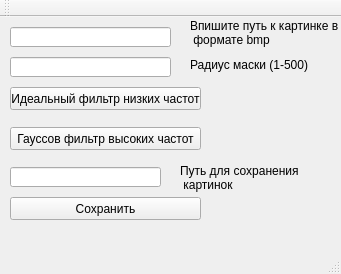
<?xml version="1.0" encoding="UTF-8"?>
<ui version="4.0">
 <class>MainWindow</class>
 <widget class="QMainWindow" name="MainWindow">
  <property name="geometry">
   <rect>
    <x>0</x>
    <y>0</y>
    <width>341</width>
    <height>274</height>
   </rect>
  </property>
  <property name="windowTitle">
   <string>MainWindow</string>
  </property>
  <widget class="QWidget" name="centralWidget">
   <widget class="QLineEdit" name="lineEdit">
    <property name="geometry">
     <rect>
      <x>10</x>
      <y>10</y>
      <width>161</width>
      <height>20</height>
     </rect>
    </property>
   </widget>
   <widget class="QLabel" name="label">
    <property name="geometry">
     <rect>
      <x>190</x>
      <y>0</y>
      <width>201</width>
      <height>31</height>
     </rect>
    </property>
    <property name="text">
     <string>Впишите путь к картинке в
 формате bmp</string>
    </property>
   </widget>
   <widget class="QPushButton" name="pushButton">
    <property name="geometry">
     <rect>
      <x>10</x>
      <y>70</y>
      <width>191</width>
      <height>23</height>
     </rect>
    </property>
    <property name="text">
     <string>Идеальный фильтр низких частот</string>
    </property>
   </widget>
   <widget class="QPushButton" name="pushButton_2">
    <property name="geometry">
     <rect>
      <x>10</x>
      <y>110</y>
      <width>191</width>
      <height>23</height>
     </rect>
    </property>
    <property name="text">
     <string>Гауссов фильтр высоких частот</string>
    </property>
   </widget>
   <widget class="QLineEdit" name="lineEdit_2">
    <property name="geometry">
     <rect>
      <x>10</x>
      <y>40</y>
      <width>161</width>
      <height>20</height>
     </rect>
    </property>
   </widget>
   <widget class="QLabel" name="label_2">
    <property name="geometry">
     <rect>
      <x>190</x>
      <y>40</y>
      <width>141</width>
      <height>16</height>
     </rect>
    </property>
    <property name="text">
     <string>Радиус маски (1-500)</string>
    </property>
   </widget>
   <widget class="QLabel" name="label_3">
    <property name="geometry">
     <rect>
      <x>180</x>
      <y>140</y>
      <width>151</width>
      <height>41</height>
     </rect>
    </property>
    <property name="text">
     <string>Путь для сохранения
 картинок</string>
    </property>
   </widget>
   <widget class="QPushButton" name="pushButton_3">
    <property name="geometry">
     <rect>
      <x>10</x>
      <y>180</y>
      <width>191</width>
      <height>23</height>
     </rect>
    </property>
    <property name="text">
     <string>Сохранить</string>
    </property>
   </widget>
   <widget class="QLineEdit" name="lineEdit_3">
    <property name="geometry">
     <rect>
      <x>10</x>
      <y>150</y>
      <width>151</width>
      <height>20</height>
     </rect>
    </property>
   </widget>
  </widget>
  <widget class="QMenuBar" name="menuBar">
   <property name="geometry">
    <rect>
     <x>0</x>
     <y>0</y>
     <width>341</width>
     <height>21</height>
    </rect>
   </property>
  </widget>
  <widget class="QToolBar" name="mainToolBar">
   <attribute name="toolBarArea">
    <enum>TopToolBarArea</enum>
   </attribute>
   <attribute name="toolBarBreak">
    <bool>false</bool>
   </attribute>
  </widget>
  <widget class="QStatusBar" name="statusBar"/>
 </widget>
 <layoutdefault spacing="6" margin="11"/>
 <resources/>
 <connections/>
</ui>
